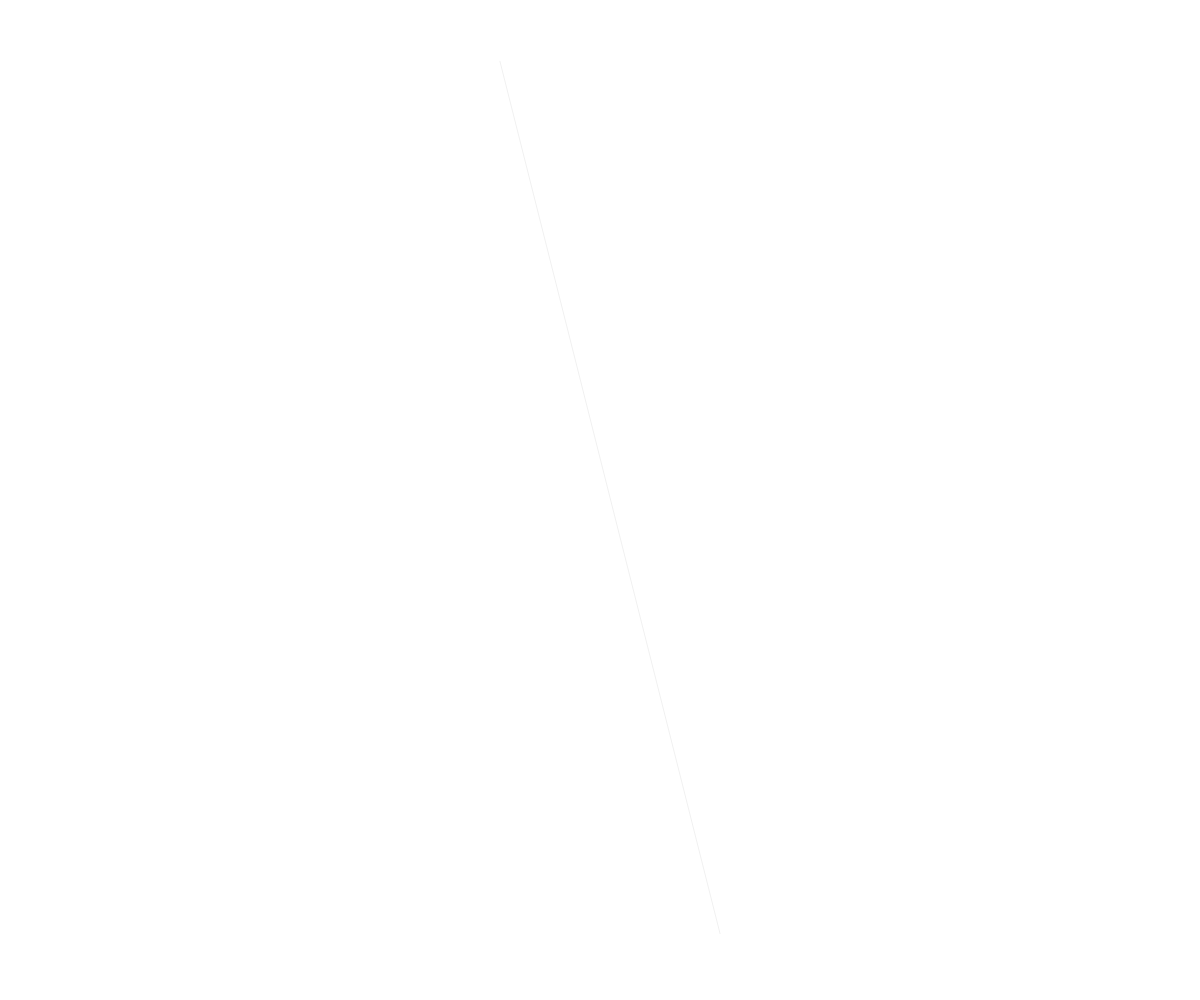
Frame 1 (no input)
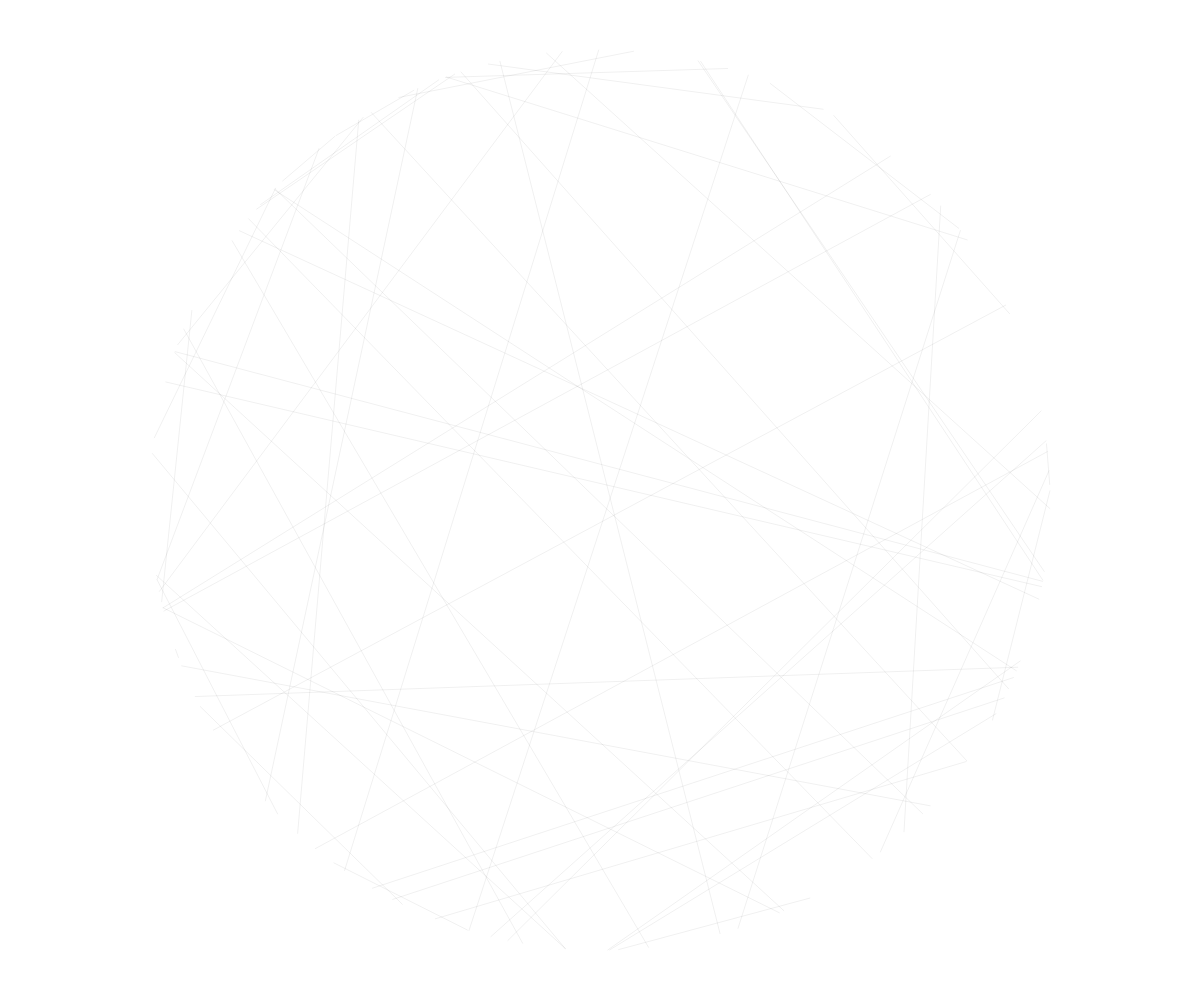
Frame 60 (no input)
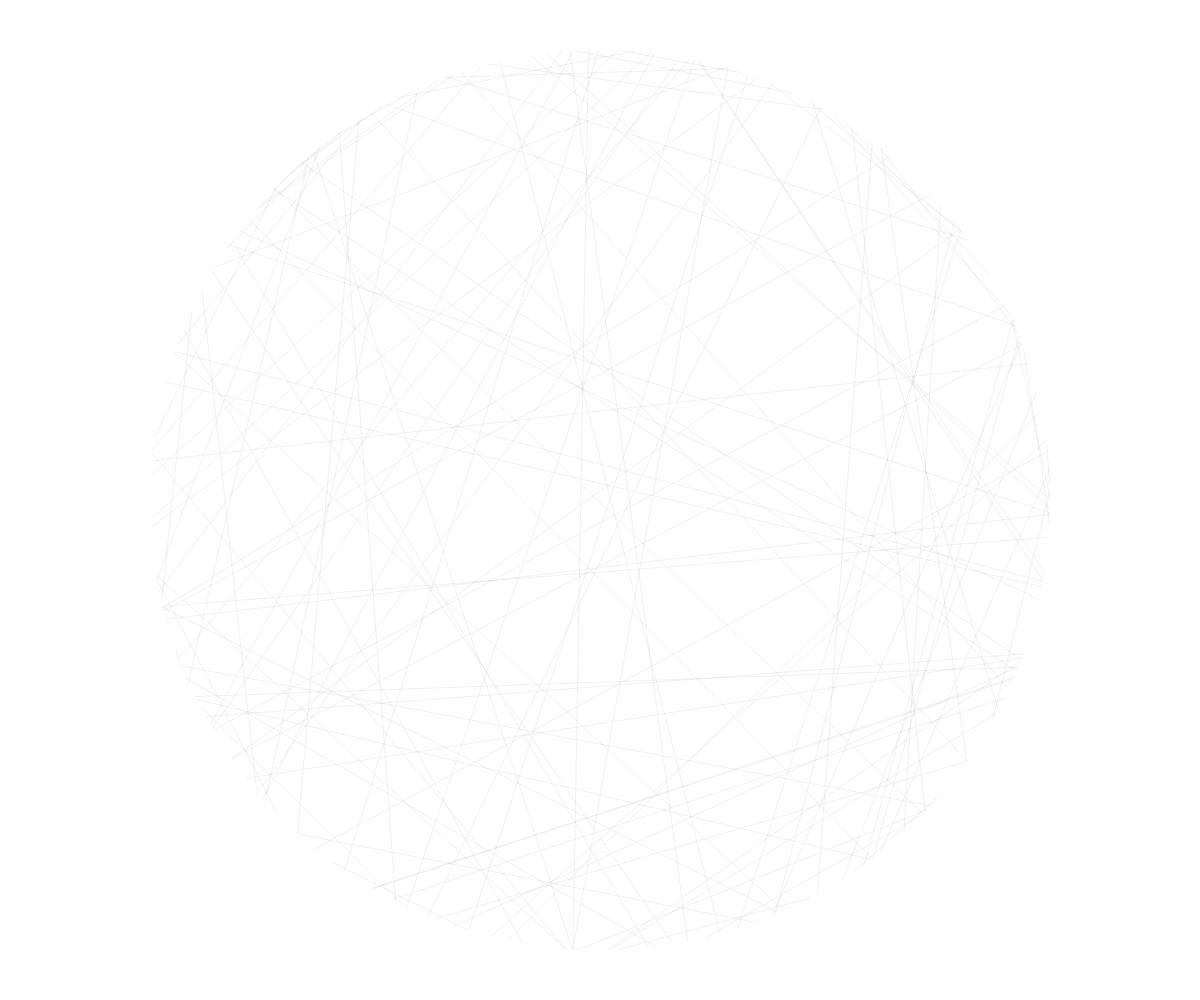
Frame 120 (the mouse pressed at the canvas centre since frame 60)

The p5.js sketch that drew these frames (run headless with seeded random() and noise() and a simulated clock; from frame 60 on, the mouse is pressed at the canvas centre):

// p5.js sketch
// ── sketch.js
// draw random chords of a circle
var radius;

function setup() {

  createCanvas(windowWidth, windowHeight);
  radius = 0.9*min(width, height)/2;
  background(255,255,255);
  stroke(0,0,0,15);

}

function draw() {

  // find a random point on a circle
  var angle1 = random(0,2*PI);
  var xpos1 = width/2 + radius*cos(angle1);
  var ypos1 = height/2 + radius*sin(angle1);

  // find another random point on the circle
  var angle2 = random(0,2*PI);
  var xpos2 = width/2 + radius*cos(angle2);
  var ypos2 = height/2 + radius*sin(angle2);

  // draw a line between them
  line(xpos1, ypos1, xpos2, ypos2);

}

function windowResized(){

  resizeCanvas(windowWidth, windowHeight);
  radius = 0.9*min(width, height)/2;
  background(255,255,255);

}
